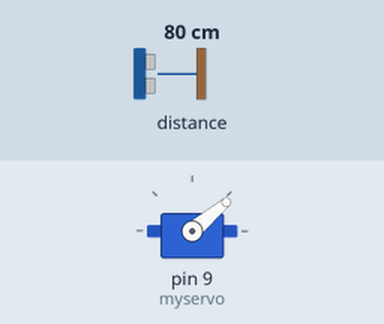
Bench run of a sketch on a simulated Arduino Uno, built with avr-gcc and run on an emulated ATmega328P. Parts: servo. The inputs (shaded band) are chosen by the test bench; at power-on: distance to the obstacle 80 cm. The ROS host is connected and sends only what is stated.

Above: at 0.05 s.
At 0.85 s:
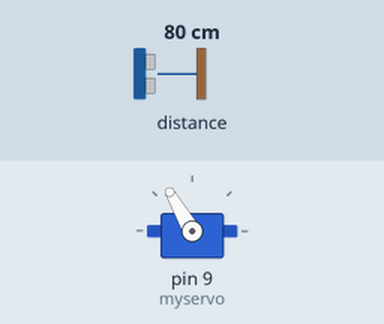
At 1.45 s:
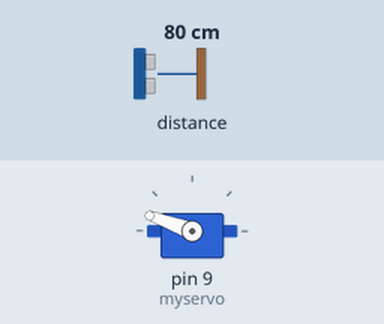
At 2.85 s:
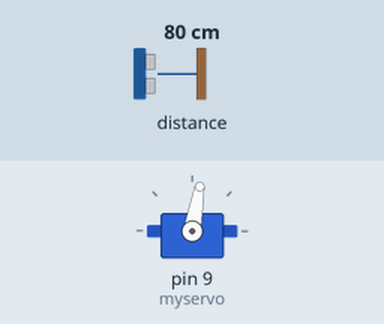
Timing chart, 0 to 7.6 s (numbered marks = the images above):
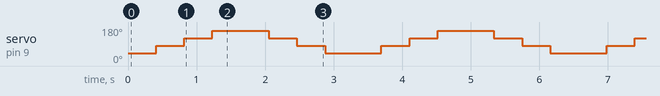

The sketch:

TestMyScanner.ino
```cpp
//Lidar + ROS Publisher + servo, work!
#include <ros.h>
#include <sensor_msgs/LaserScan.h>
#include <Wire.h>
#include <LIDARLite.h>
#include <Servo.h>

LIDARLite myLidarLite;
Servo myservo;

// variable to store the servo position
int pos = 40;
const int num_readings = 4;
const double pi = 3.141592;

//ROS node handle
ros::NodeHandle  nh;

// ROS Serial Laser scan message definition
sensor_msgs::LaserScan scan;
// definition of the ROS publisher for the laser scan data
ros::Publisher scan_pub("scan", &scan);
// Frame ID used in the ROS topics
char frameid[] = "/laser_lite_v3";
float ranges[num_readings];

void setup()
{
  Serial.begin(57600);
  // Set configuration to default and I2C to 400 kHz
  myLidarLite.begin(0, true);
  // Change this number to try out alternate configurations
  myLidarLite.configure(0);
  myservo.attach(9);
  /* ROS related */
  nh.initNode();
  nh.advertise(scan_pub);

  scan.angle_min = 40.0*pi/180.0;//2 degree
  scan.angle_max = 160.0*pi/180.0;//160 degree
  scan.angle_increment = 40.0*pi/180.0;
  scan.time_increment = 0.4;
  scan.scan_time = 1.6;
  scan.range_min = 0.01;
  scan.range_max = 40.0;
  scan.ranges_length = num_readings;
}

void loop()
{
  scan.header.stamp = nh.now();
  scan.header.frame_id = frameid;
  // goes from 2 degrees to 160 degrees
  // in steps of 2 degree
  for(pos = 40; pos <= num_readings*40; pos += 40)
  {
      myservo.write(pos);
      delay(400);
      ranges[pos/40-1] = myLidarLite.distance()/100.0;
      nh.spinOnce();
  }
  scan.ranges = ranges;
  scan_pub.publish(&scan);
  // goes from 160 degrees to 2 degrees
  // in steps of 2 degree
  for(pos = 160; pos > 0; pos -= 40)
  {
      myservo.write(pos);
      delay(400);
      ranges[pos/40-1] = myLidarLite.distance()/100.0;
      nh.spinOnce();
  }
  scan.ranges = ranges;
  scan_pub.publish(&scan);

  nh.spinOnce();
}
```

Measured:
- by itself, servo on pin 9 (myservo): repeats every 3.3 s: 120° 0.41 s, 160° 0.82 s, 120° 0.41 s, 80° 0.41 s, 40° 0.82 s, 80° 0.41 s
